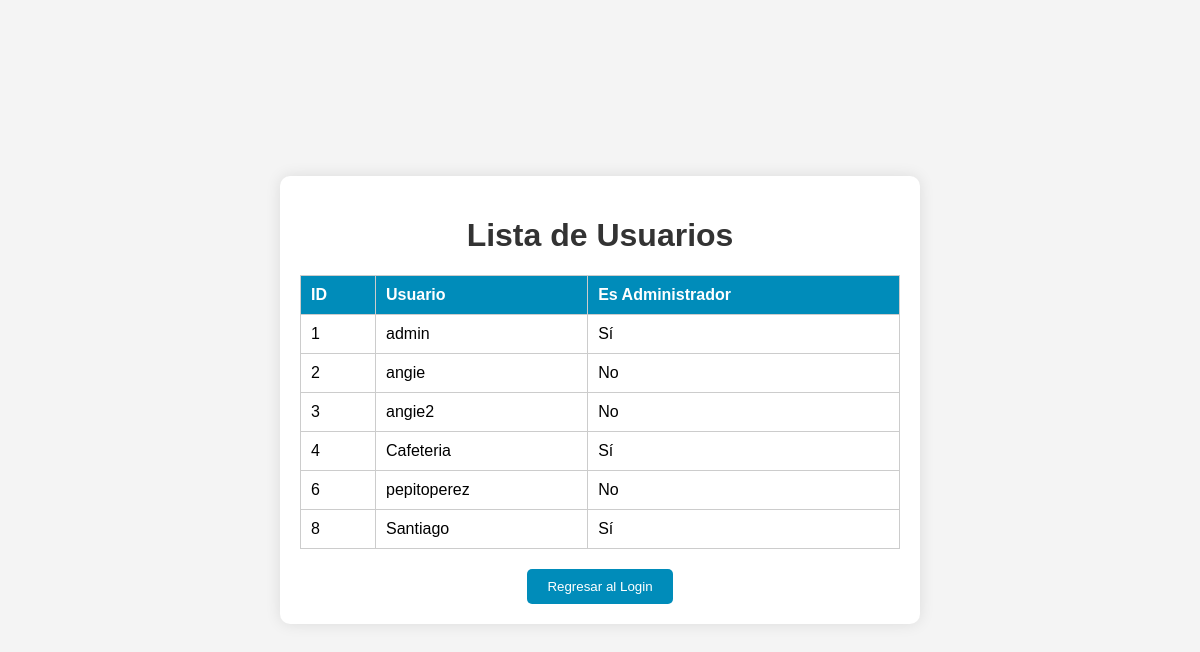
The app's page /lista_usuarios.php with its own data.
### tables this page shows
CREATE TABLE `usuarios` (
  `id` int(11) NOT NULL,
  `usuario` varchar(50) NOT NULL,
  `password` varchar(255) NOT NULL,
  `es_admin` tinyint(1) DEFAULT 0
);

### lista_usuarios.php (the view, shortened to what this page needs)
<?php
$mysqli = new mysqli("localhost", "root", "", "inventario");
$query = "SELECT id, usuario, es_admin FROM usuarios";
$result = $mysqli->query($query);
?>
<!DOCTYPE html>
<html lang="es">
<head>
</head>
<body>
    <div class="container">
        <h1>Lista de Usuarios</h1>
        <table>
            <thead>
                <tr>
                    <th>ID</th>
                    <th>Usuario</th>
                    <th>Es Administrador</th>
                </tr>
            </thead>
            <tbody>
                <?php while($row = $result->fetch_assoc()): ?>
                <tr>
                    <td><?php echo $row['id']; ?></td>
                    <td><?php echo $row['usuario']; ?></td>
                    <td><?php echo $row['es_admin'] ? 'Sí' : 'No'; ?></td>
                </tr>
                <?php endwhile; ?>
            </tbody>
        </table>
        <div class="button-container">
            <a href="login.php">
                <button type="button">Regresar al Login</button>
            </a>
        </div>
    </div>
</body>
</html>

### lista_usuarios.php (style rules this page uses)
body { font-family: Arial, sans-serif; background-color: #f4f4f4; margin: 0; padding: 0; display: flex; justify-content: center; align-items: center; height: 100vh; }
.container { background-color: #fff; padding: 20px; border-radius: 10px; box-shadow: 0 0 15px rgba(0, 0, 0, 0.1); max-width: 600px; width: 100%; }
h1 { color: #333; text-align: center; }
table { width: 100%; border-collapse: collapse; margin-top: 20px; }
th, td { padding: 10px; border: 1px solid #ccc; text-align: left; }
th { background-color: #008CBA; color: white; }
.button-container { margin-top: 20px; text-align: center; }
.button-container a button { background-color: #008CBA; color: white; padding: 10px 20px; border: none; border-radius: 5px; cursor: pointer; }

### records on screen
usuarios: id "1", usuario "admin", es_admin "Sí"
usuarios: id "2", usuario "angie", es_admin "No"
usuarios: id "3", usuario "angie2", es_admin "No"
usuarios: id "4", usuario "Cafeteria", es_admin "Sí"
usuarios: id "6", usuario "pepitoperez", es_admin "No"
usuarios: id "8", usuario "Santiago", es_admin "Sí"
